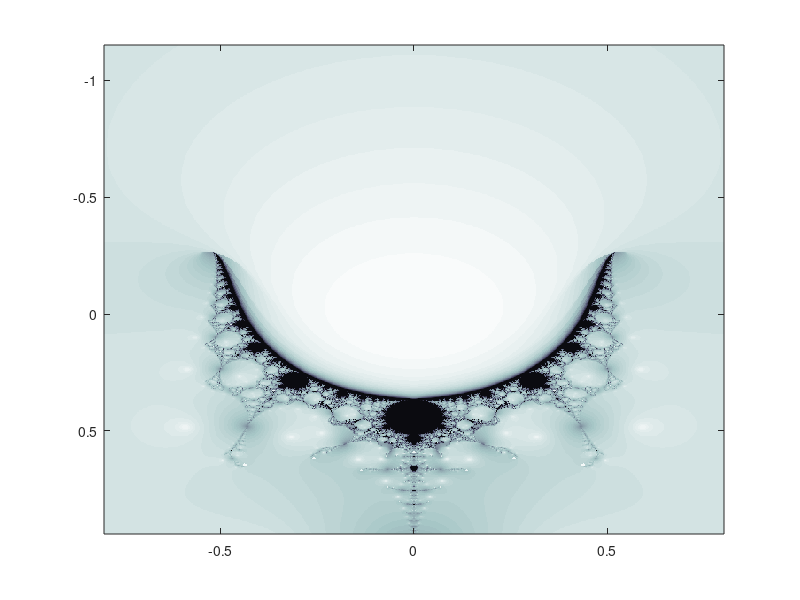

MATLAB code to generate this figure:
%nova fractal
%Note: this script takes about 8 seconds to complete
%the fractal
res=700;
xres = res;
yres = res;
const=0;
x = linspace(-0.8,0.8,xres);
y = linspace(-1.15,0.94,yres);
c = zeros(length(y),length(x));
iter= 60;    %number of iterations
len_x = length(x);
len_y = length(y);

for n=1:len_x
    c(n,:) = y(n)+i*x(:);
end

h_msg   = msgbox(' Please Wait ',' ');
zvalues = zeros(len_x,len_y);
z   = 0+i*0;
rough = 0;
rough1 = 0;

m  =  1;
n  =  len_x*len_y;
tic
for m=1:n
    const=c(m) ;
    k = 0;
    rough1 = 0.06;
    rough  = 0;
    z=-1;
    while ((k<=iter)&&(abs(rough1)> 0.05))
        z = z - 1*(0.33334*z + 0.33334/(z^2))+const;
        %simplified expression of  z- (z^3-1)/(3*z^2)+c;
        
        rough1 = z - rough;
        rough  = z;
        k  = k+1;
    end
    zvalues(m) =k;
    
end
toc
close(h_msg);
ho=flipud(colormap(bone));
colormap((ho));
image(x,y,zvalues);
